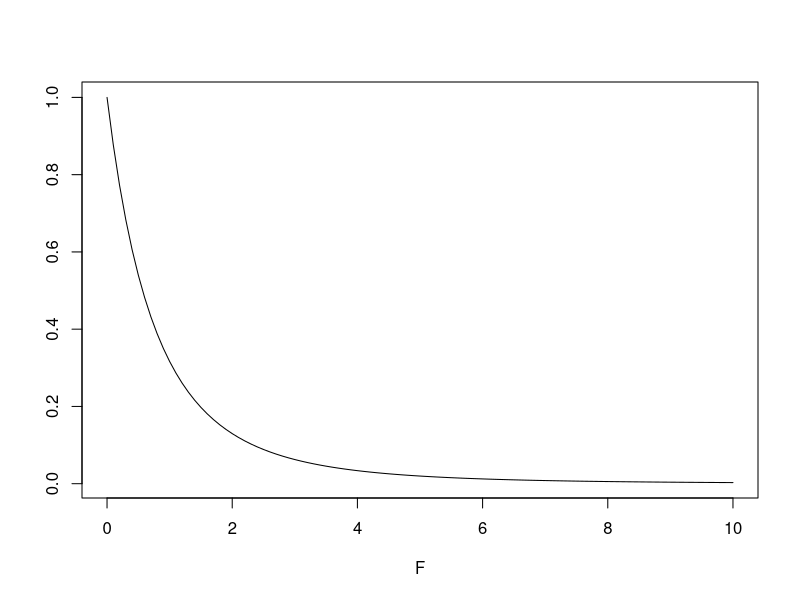

The R source for this figure: (Note: this script raises an error after producing the figure.)
## ----gypsyData,size='footnotesize'---------------------------------------
gypsyData <- read.csv("gypsyData.csv")
gypsyData$region <- factor(gypsyData$region) # Convert to factor
gypsyData


## ----gmean,size='footnotesize'-------------------------------------------
caterpillars <- gypsyData$caterpillars
(grand.mean <- mean(caterpillars))


## ----tmeans,size='footnotesize'------------------------------------------
pesticide <- gypsyData$pesticide
(treatment.means <- tapply(caterpillars, pesticide, mean))


## ----bmeans,size='footnotesize'------------------------------------------
region <- gypsyData$region
(block.means <- tapply(caterpillars, region, mean))


## ----SSt-----------------------------------------------------------------
b <- 4
b <- nlevels(region)
SS.treat <- b*sum((treatment.means - grand.mean)^2)
SS.treat


## ----SSb-----------------------------------------------------------------
a <- nlevels(pesticide)
SS.block <- a*sum((block.means - grand.mean)^2)
SS.block


## ----SSw,size='small'----------------------------------------------------
treatment.means.long <- rep(treatment.means, each=b)
block.means.long <- rep(block.means, times=a)
SS.within <- sum((caterpillars - treatment.means.long -
                  block.means.long + grand.mean)^2)
SS.within


## ----ANOVAtable,size='small'---------------------------------------------
df.treat <- a-1
df.block <- b-1
df.within <- df.treat*df.block
ANOVAtable <- data.frame(
    df = c(df.treat, df.block, df.within),
    SS = c(SS.treat, SS.block, SS.within))
rownames(ANOVAtable) <- c("Treatment", "Block", "Within")
ANOVAtable


## ----MSE-----------------------------------------------------------------
MSE <- ANOVAtable$SS / ANOVAtable$df
ANOVAtable$MSE <- MSE


## ----F1------------------------------------------------------------------
F <- c(MSE[1]/MSE[3], MSE[2]/MSE[3], NA)
ANOVAtable$F <- F


## ----P-------------------------------------------------------------------
P <- c(1 - pf(F[1], 2, 6), 1 - pf(F[2], 3, 6), NA)
ANOVAtable$P <- P
round(ANOVAtable, 3)


## ----Fdist,echo=FALSE,fig.show=TRUE,include=FALSE,fig.width=12,fig.height=6----
curve(df(x, df1=2, df2=6), 0, 10, xlab="F", ylab="")
xx <- seq(F[1], 20, length=50)
den <- df(xx, 2, 6)
polygon(c(xx, rev(xx)), c(den, rep(0, length(xx))), col="red")
#abline(h=0, col=gray(0.5))
crit <- qf(0.95, 2, 6)
text(crit, 0.4, "critical value")
arrows(crit, 0.38, crit, 0.05, length=0.1)
text(F[1], 0.3, "F-value")
arrows(F[1], 0.28, F[1], 0.05, length=0.1)


## ----Cval,size='scriptsize'----------------------------------------------
qf(0.95, df1=2, df2=6) # 95% of the distribution is before this value of F


## ----Pval,size='scriptsize'----------------------------------------------
1-pf(F[1], df1=2, df2=6) # Proportion of the distribution beyond this F value


## ----aov1----------------------------------------------------------------
aov1 <- aov(caterpillars ~ pesticide + region, gypsyData)
summary(aov1)


## ----atable--------------------------------------------------------------
round(ANOVAtable, 3)


## ----aov2----------------------------------------------------------------
aov2 <- aov(caterpillars ~ pesticide, gypsyData)
summary(aov2)


## ----aov3----------------------------------------------------------------
aov3 <- aov(caterpillars ~ pesticide + Error(region), gypsyData)
summary(aov3)

